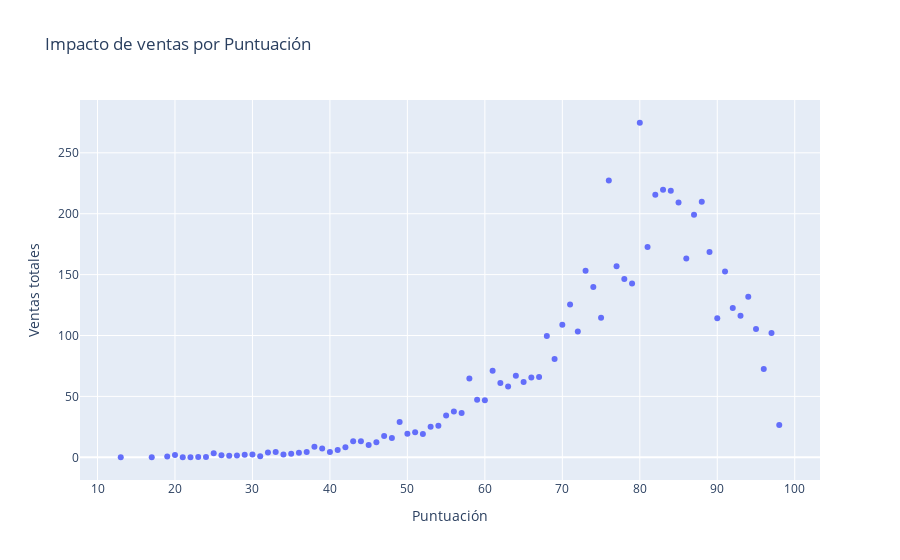

The cell this chart's notebook holds for it:
### Markdown cell above
### 3.4 Reseñas de Usuarios

### Code cell
critics_df = df_games.groupby(by='critic_score')["total_sales"].sum().reset_index()

fig = px.scatter(critics_df,x="critic_score",y='total_sales', title='Impacto de ventas por Puntuación')
fig.update_layout(xaxis_title='Puntuación', yaxis_title='Ventas totales')
fig.show()

### Figure 1 — Plotly figure (JSON) as saved in the notebook; plotly's stock layout.template omitted (floating-point values rounded to 4 significant figures)
{"data": [{"hovertemplate": "critic_score=%{x}<br>total_sales=%{y}<extra></extra>", "legendgroup": "", "marker": {"color": "#636efa", "symbol": "circle"}, "mode": "markers", "name": "", "orientation": "v", "showlegend": false, "type": "scatter", "x": [13, 17, 19, 20, 21, 22, 23, 24, 25, 26, 27, 28, 29, 30, 31, 32, 33, 34, 35, 36, 37, 38, 39, 40, 41, 42, 43, 44, 45, 46, 47, 48, 49, 50, 51, 52, 53, 54, 55, 56, 57, 58, 59, 60, 61, 62, 63, 64, 65, 66, 67, 68, 69, 70, 71, 72, 73, 74, 75, 76, 77, 78, 79, 80, 81, 82, 83, 84, 85, 86, 87, 88, 89, 90, 91, 92, 93, 94, 95, 96, 97, 98], "xaxis": "x", "y": [0.04, 0.1, 0.62, 1.87, 0.12, 0.06, 0.3, 0.31, 3.23, 1.68, 1.22, 1.52, 2.01, 2.4, 0.78, 3.96, 4.33, 2.34, 2.96, 3.64, 4.26, 8.69, 7.28, 4.29, 5.91, 8.32, 13.16, 13.18, 10.02, 12.36, 17.52, 15.93, 29.07, 19.26, 20.54, 19.1, 25.05, 25.85, 34.27, 37.66, 36.38, 64.66, 47.35, 46.76, 71.11, 61, 58.19, 66.86, 61.9, 65.43, 65.92, 99.55, 80.76, 108.8, 125.5, 103.3, 153.1, 139.9, 114.6, 227.2, 156.8, 146.3, 142.7, 274.7, 172.6, 215.7, 219.6, 218.9, 209.2, 163.1, 199.2, 209.7, 168.5, 114.2, 152.6, 122.6, 116.3, 131.8, 105.3, 72.58, 102.1, 26.52], "yaxis": "y"}], "layout": {"legend": {"tracegroupgap": 0}, "title": {"text": "Impacto de ventas por Puntuación"}, "xaxis": {"anchor": "y", "domain": [0, 1], "title": {"text": "Puntuación"}}, "yaxis": {"anchor": "x", "domain": [0, 1], "title": {"text": "Ventas totales"}}}}
